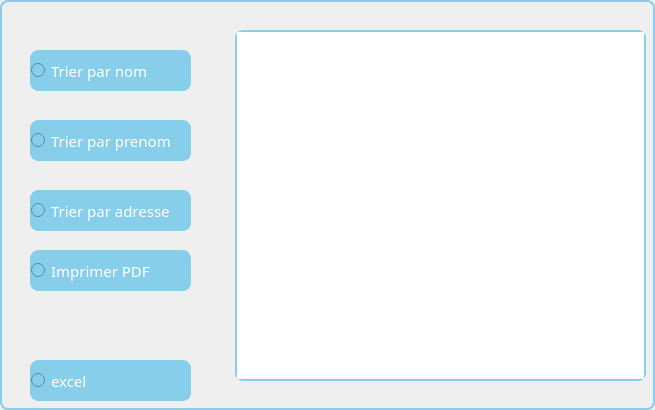
     <widget class="QWidget" name="tab_7">
      <property name="styleSheet">
       <string notr="true">border: 2px solid #87CEEB;
border-radius: 8px;</string>
      </property>
      <attribute name="title">
       <string>Afficher Fournisseur</string>
      </attribute>
      <widget class="QTableView" name="tab_fournisseur">
       <property name="geometry">
        <rect>
         <x>235</x>
         <y>30</y>
         <width>411</width>
         <height>351</height>
        </rect>
       </property>
      </widget>
      <widget class="QRadioButton" name="trifour">
       <property name="geometry">
        <rect>
         <x>30</x>
         <y>50</y>
         <width>161</width>
         <height>41</height>
        </rect>
       </property>
       <property name="font">
        <font>
         <family>Segoe Print</family>
         <pointsize>-1</pointsize>
        </font>
       </property>
       <property name="styleSheet">
        <string notr="true">QRadioButton {
color: #fff;
background:#87CEEB;
border: none;
font-size:15px;
font-family:Segoe Print;
text-align: left;
border: 1px solid #87CEEB;
border-radius: 8px;
}
QRadioButton:hover {
color:#fff;
background:#535353;
border: none;
text-align: left;
}</string>
       </property>
       <property name="text">
        <string>Trier par nom</string>
       </property>
      </widget>
      <widget class="QRadioButton" name="trifour_2">
       <property name="geometry">
        <rect>
         <x>30</x>
         <y>120</y>
         <width>161</width>
         <height>41</height>
        </rect>
       </property>
       <property name="styleSheet">
        <string notr="true">QRadioButton {
color: #fff;
background:#87CEEB;
border: none;
font-size:15px;
font-family:Segoe Print;
text-align: left;
border: 1px solid #87CEEB;
border-radius: 8px;
}
QRadioButton:hover {
color:#fff;
background:#535353;
border: none;
text-align: left;
}
</string>
       </property>
       <property name="text">
        <string>Trier par prenom</string>
       </property>
      </widget>
      <widget class="QRadioButton" name="trifour_3">
       <property name="geometry">
        <rect>
         <x>30</x>
         <y>190</y>
         <width>161</width>
         <height>41</height>
        </rect>
       </property>
       <property name="styleSheet">
        <string notr="true">QRadioButton {
color: #fff;
background:#87CEEB;
border: none;
font-size:15px;
font-family:Segoe Print;
text-align: left;
border: 1px solid #87CEEB;
border-radius: 8px;
}
QRadioButton:hover {
color:#fff;
background:#535353;
border: none;
text-align: left;
}</string>
       </property>
       <property name="text">
        <string>Trier par adresse</string>
       </property>
      </widget>
      <widget class="QRadioButton" name="pdffour">
       <property name="geometry">
        <rect>
         <x>30</x>
         <y>250</y>
         <width>161</width>
         <height>41</height>
        </rect>
       </property>
       <property name="styleSheet">
        <string notr="true">QRadioButton {
color: #fff;
background:#87CEEB;
border: none;
font-size:15px;
font-family:Segoe Print;
text-align: left;
border: 1px solid #87CEEB;
border-radius: 8px;
}
QRadioButton:hover {
color:#fff;
background:#535353;
border: none;
text-align: left;
}</string>
       </property>
       <property name="text">
        <string>Imprimer PDF</string>
       </property>
      </widget>
      <widget class="QRadioButton" name="excel">
       <property name="geometry">
        <rect>
         <x>30</x>
         <y>360</y>
         <width>161</width>
         <height>41</height>
        </rect>
       </property>
       <property name="styleSheet">
        <string notr="true">QRadioButton {
color: #fff;
background:#87CEEB;
border: none;
font-size:15px;
font-family:Segoe Print;
text-align: left;
border: 1px solid #87CEEB;
border-radius: 8px;
}
QRadioButton:hover {
color:#fff;
background:#535353;
border: none;
text-align: left;
}</string>
       </property>
       <property name="text">
        <string>excel</string>
       </property>
      </widget>
     </widget>
